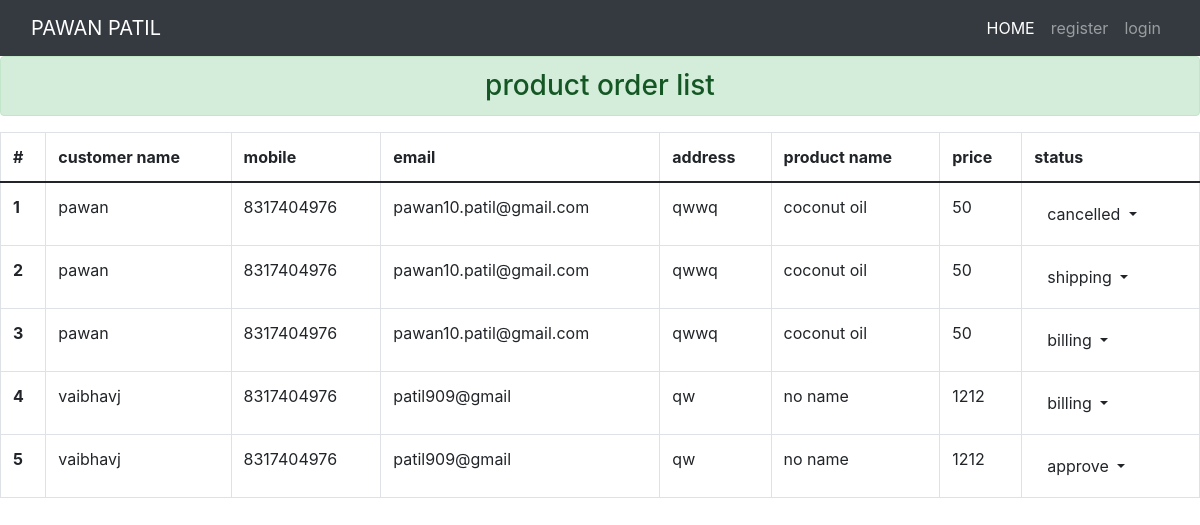
/adminapp/order-list/, run on an earlier commit of the app's database.
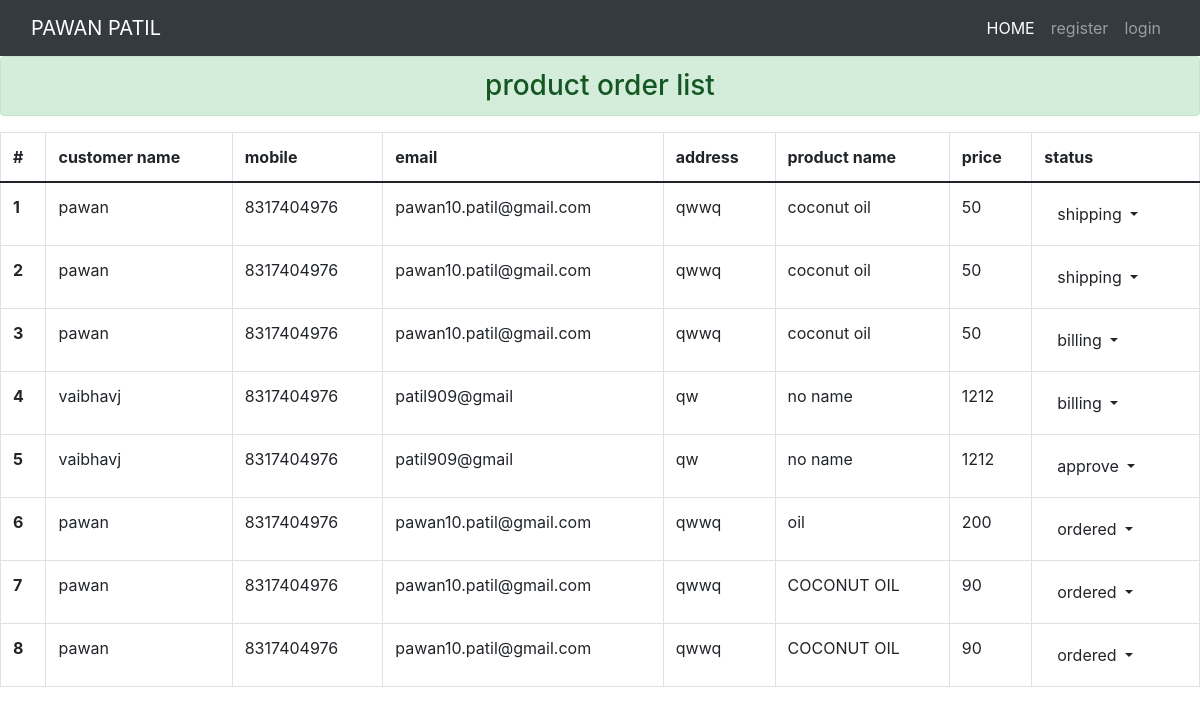
And on a later commit of the database.
### bazzar/models.py (models this page shows, shortened)
class Order(models.Model):
    order_id=models.CharField(max_length=50)
    user = models.ForeignKey(User, on_delete=models.CASCADE)
    address=models.ForeignKey(Address, on_delete=models.CASCADE , null=True)
    product_name =models.CharField(max_length=30)
    category =models.CharField(max_length=10,choices=CATEGORY_CHOICES)
    price =models.IntegerField()
    description =models.CharField(max_length=30)
    status = models.CharField(max_length=20, choices=STATUS_CHOICES, default="ordered")

class Address(models.Model):
    user = models.ForeignKey(User, on_delete=models.CASCADE,null=True)
    flat_number=models.IntegerField()
    appartment_name=models.CharField(max_length=50)
    street_name=models.CharField(max_length=50)
    pincode=models.IntegerField()
    state=models.CharField(max_length=50)
    country=models.CharField(max_length=50)
    mobile=models.IntegerField(default='8317404976')

### adminapp/views.py (the view)
# urls.py: path('order-list/',views.order_list_view, name = 'order_list'),
def order_list_view(request):
    order = Order.objects.all()
    return render(request, 'adminapp/order_list.html',{'order':order})

### templates/adminapp/order_list.html (shortened to what this page needs)
{% extends 'base.html'%}
{% block content %}
<div class="alert alert-success h3" style="text-align:center" role="alert">product order list</div>
<table class="table table-bordered border-success ">
    <thead>
      <tr>
        <th scope="col">#</th>
        <th scope="col">customer name</th>
        <th scope="col">mobile</th>
        <th scope="col">email</th>
        <th scope="col">address</th>
        <th scope="col">product name</th>
        <th scope="col">price</th>
        <th scope="col">status</th>
      </tr>
    </thead>
    <tbody>
        {% for o in order %}
      <tr>
        <th scope="row">{{ forloop.counter }}</th>
        <td>{{ o.user.username }}</td>
        <td>{{ o.address.mobile }}</td>
        <td>{{ o.user.email }}</td>
        <td>{{ o.address.appartment_name }}</td>
        <td>{{ o.product_name }}</td>
        <td>{{ o.price }}</td>
        <td>
          <div class="dropdown">
            <button class="btn dropdown-toggle" type="button" id="dropdownMenuButton1" data-bs-toggle="dropdown" aria-expanded="false">
              {{ o.status }}
            </button>
          </div>
        </td>
      </tr>
      {% endfor %}
    </tbody>
  </table>
{% endblock content %}

### templates/base.html (shortened to what this page needs)
<!DOCTYPE html>
<html lang="en">
<head>
    {% include 'template_blocks/head_css.html'%}
</head>
<body>
    {% include 'template_blocks/navbar.html' %}
    {% block content %}
    {% endblock content %}
</body>
</html>

### templates/template_blocks/head_css.html (shortened to what this page needs)
<head>
    <link href="https://cdn.jsdelivr.net/npm/bootstrap@5.0.0-beta2/dist/css/bootstrap.min.css" rel="stylesheet">
    <link rel="stylesheet" href="https://maxcdn.bootstrapcdn.com/bootstrap/4.0.0/css/bootstrap.min.css">
    <link rel="stylesheet" href="https://cdnjs.cloudflare.com/ajax/libs/font-awesome/5.15.2/css/all.min.css">
</head>

### templates/template_blocks/navbar.html (shortened to what this page needs)
<nav class="navbar navbar-expand-lg navbar-dark  bg-dark">
  <div class="container-fluid">
    <a class="navbar-brand" href="/">PAWAN PATIL</a>
      <div class="collapse navbar-collapse" id="navbarSupportedContent">
        <ul class="navbar-nav ms-auto mb-2 mb-lg-0">
          <li class="nav-item">
            <a class="nav-link active" aria-current="page" href="/">HOME</a>
          </li>
          {% if request.user.is_authenticated %}
          <li class="nav-item">
            <a class="nav-link" href="{% url 'account:logout' %}">Logout</a>
            <li class="nav-item">
              <a class="nav-link" href="{% url 'account:account' request.user.pk %}">Account</a>
            </li>
          </li>{% if request.user.is_superuser %}
          <li class="nav-item">
            <a class="nav-link" href="{% url 'bazzar:add_product' %}">Add products</a>
          </li>
          {% endif %}
          {% else %}
          <li class="nav-item">
            <a class="nav-link" href="{% url 'account:register' %}">register</a>
           </li>
          <li class="nav-item">
            <a class="nav-link" href="{% url 'account:login' %}">login</a>
          </li>
          {% endif %}
        </ul>
      </div>
    </div>
  </nav>

What changed in the data, as far as the page shows it:
changed Order (number 1 of 8 on the later page): status "cancelled" → "shipping"
added Order: user.username "pawan", address.mobile "8317404976", user.email "pawan10.patil@gmail.com", address.appartment_name "qwwq", product_name "oil", price "200", status "ordered"
added Order: user.username "pawan", address.mobile "8317404976", user.email "pawan10.patil@gmail.com", address.appartment_name "qwwq", product_name "COCONUT OIL", price "90", status "ordered"
added Order: user.username "pawan", address.mobile "8317404976", user.email "pawan10.patil@gmail.com", address.appartment_name "qwwq", product_name "COCONUT OIL", price "90", status "ordered"
